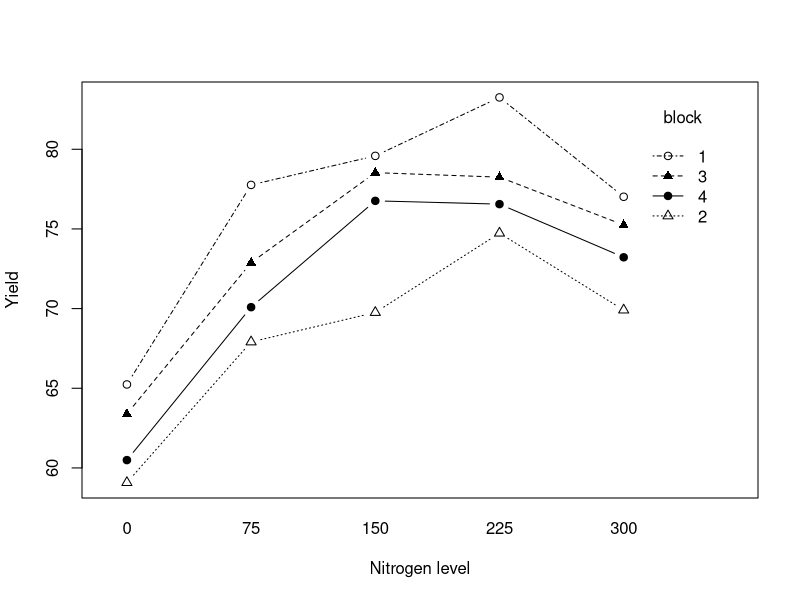

This figure's R source: (Note: this script raises an error after producing the figure.)
## Load data
potato_data <- read.table(file = "Potato nitrogen blocks.txt", header = TRUE)
potato_data$Nitrogen <- as.factor(potato_data$Nitrogen)
potato_data$block    <- as.factor(potato_data$block)

## Inspect
head(potato_data, 5)

## Interaction plot (profile plot)
with(potato_data, interaction.plot(x.factor = Nitrogen, 
                                   trace.factor = block, 
                                   response = Yield, 
                                   fun = mean, 
                                   type = "b", 
                                   legend = TRUE,
                                   xlab = "Nitrogen level", 
                                   ylab = "Yield",
                                   pch = c(1, 2, 17, 19)))

## CRD model (ignoring blocks)
potato_CRD.lm <- lm(Yield ~ Nitrogen, data = potato_data)
summary(potato_CRD.lm)
Anova_table(potato_CRD.lm)

## RCBD model (with blocks)
potato_RCBD.lm <- lm(Yield ~ Nitrogen + block, data = potato_data)
summary(potato_RCBD.lm)
Anova_table(potato_RCBD.lm)

## Post-hoc pairwise comparisons (LSD: adjust="none")
emm.CRD  <- emmeans(potato_CRD.lm, specs = "Nitrogen")
pairs(emm.CRD, adjust = "none")

emm.RCBD <- emmeans(potato_RCBD.lm, specs = "Nitrogen")
pairs(emm.RCBD, adjust = "none")

## Plot estimated marginal means
emmip(potato_RCBD.lm, block ~ Nitrogen)
